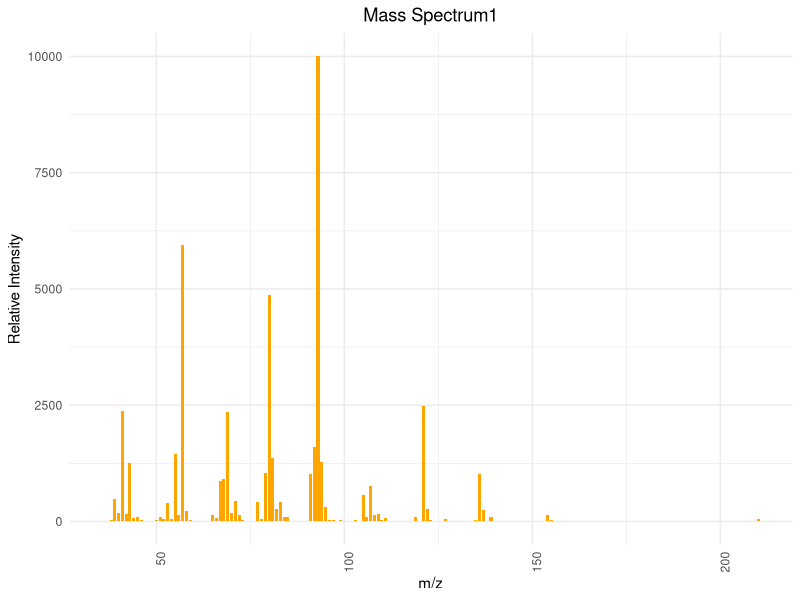
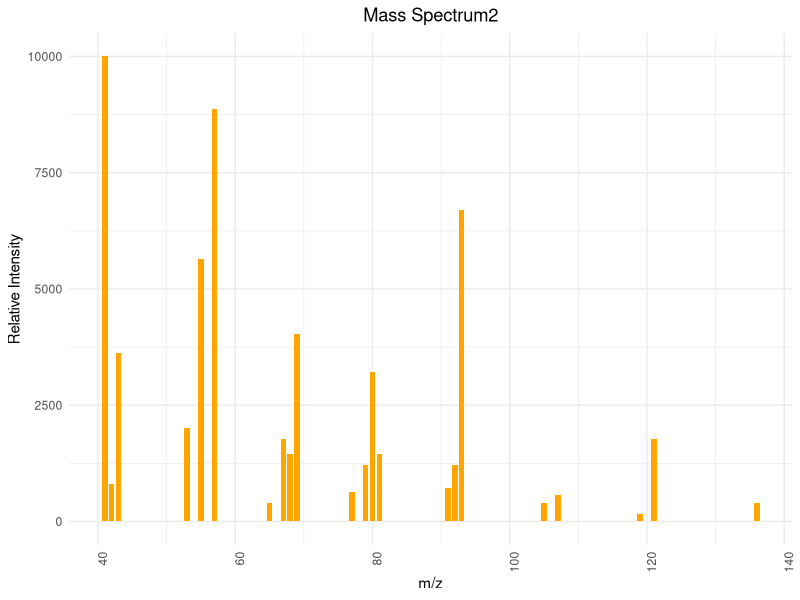
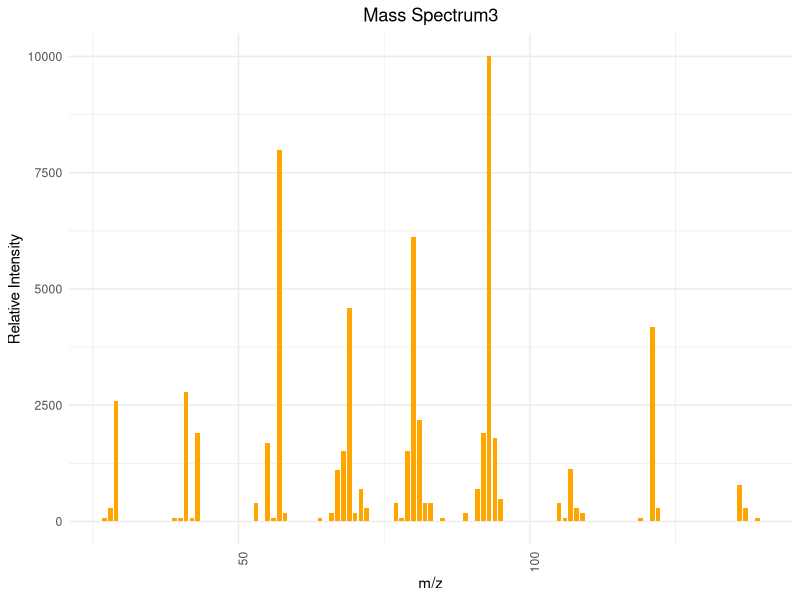
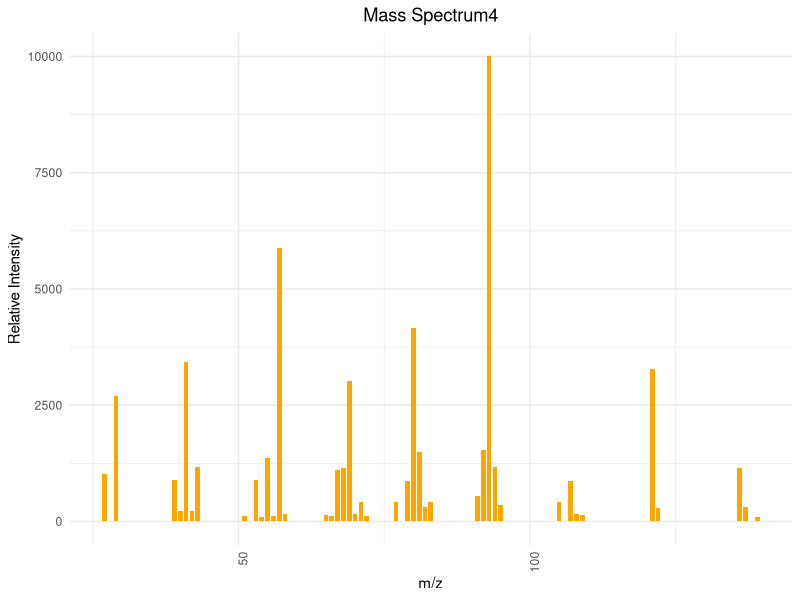

Generate these figures, in order, with R:
## ---- chunk 1
# 安装并加载所需的包
library(ggplot2)

# 图1
mz1 <- c(36, 37, 38, 39, 40, 41, 42, 43, 44, 45, 46, 50, 51, 52, 53, 54, 55, 56, 57, 58, 59, 63, 65, 66, 67, 68, 69, 70, 71, 72, 73, 74, 75, 77, 78, 79, 80, 81, 82, 83, 84, 85, 86, 89, 91, 92, 93, 94, 95, 96, 97, 98, 99, 100, 103, 105, 106, 107, 108, 109, 110, 111, 112, 117, 119, 120, 121, 122, 123, 124, 125, 127, 128, 135, 136, 137, 138, 139, 140, 153, 154, 155, 210)
intensity1 <- c(5, 5, 30, 480, 180, 2380, 170, 1260, 80, 90, 30, 30, 90, 50, 400, 50, 1450, 140, 5950, 220, 30, 20, 130, 70, 860, 920, 2350, 180, 450, 130, 40, 20, 20, 420, 60, 1050, 4870, 1370, 270, 420, 100, 90, 20, 20, 1020, 1610, 9999, 1280, 320, 30, 30, 20, 30, 10, 30, 580, 90, 760, 150, 160, 30, 80, 5, 5, 90, 20, 2490, 260, 30, 5, 10, 60, 20, 30, 1030, 250, 20, 90, 10, 5, 130, 30, 50)

data1 <- data.frame(mz1, intensity1)


ggplot(data1, aes(x=mz1, y=intensity1)) +
  geom_bar(stat="identity", fill="orange", width=0.8) + 
  theme_minimal() + 
  labs(title="Mass Spectrum1",
       x="m/z",
       y="Relative Intensity") + 
  theme(axis.text.x = element_text(angle = 90, hjust = 1), plot.title = element_text(hjust = 0.5))  

# 图2
mz2 <- c(41, 42, 43, 53, 55, 57, 65, 67, 68, 69, 77, 79, 80, 81, 91, 92, 93, 105, 107, 119, 121, 136)
intensity2 <- c(9999, 800, 3620, 2010, 5640, 8870, 400, 1770, 1450, 4030, 640, 1210, 3220, 1450, 720, 1210, 6690, 400, 560, 160, 1770, 400)

data2 <- data.frame(mz2, intensity2)

ggplot(data2, aes(x=mz2, y=intensity2)) +
  geom_bar(stat="identity", fill="orange", width=0.8) + 
  theme_minimal() + 
  labs(title="Mass Spectrum2",
       x="m/z",
       y="Relative Intensity") + 
  theme(axis.text.x = element_text(angle = 90, hjust = 1), plot.title = element_text(hjust = 0.5))  

# 图3
mz3 <- c(27, 28, 29, 39, 40, 41, 42, 43, 53, 55, 56, 57, 58, 64, 66, 67, 68, 69, 70, 71, 72, 77, 78, 79, 80, 81, 82, 83, 85, 89, 91, 92, 93, 94, 95, 105, 106, 107, 108, 109, 119, 121, 122, 136, 137, 139)
intensity3 <- c(70, 280, 2590, 70, 70, 2790, 70, 1910, 390, 1690, 70, 7990, 190, 70, 190, 1110, 1520, 4590, 190, 690, 280, 390, 70, 1510, 6120, 2190, 390, 390, 70, 190, 690, 1910, 9999, 1790, 480, 390, 70, 1120, 280, 190, 70, 4190, 280, 790, 280, 70)

data3 <- data.frame(mz3, intensity3)

ggplot(data3, aes(x=mz3, y=intensity3)) +
  geom_bar(stat="identity", fill="orange", width=0.8) + 
  theme_minimal() + 
  labs(title="Mass Spectrum3",
       x="m/z",
       y="Relative Intensity") + 
  theme(axis.text.x = element_text(angle = 90, hjust = 1), plot.title = element_text(hjust = 0.5)) 

# 图4
mz4 <- c(27, 29, 39, 40, 41, 42, 43, 51, 53, 54, 55, 56, 57, 58, 65, 66, 67, 68, 69, 70, 71, 72, 77, 79, 80, 81, 82, 83, 91, 92, 93, 94, 95, 105, 107, 108, 109, 121, 122, 136, 137, 139)
intensity4 <- c(1030, 2690, 900, 230, 3430, 220, 1170, 110, 900, 100, 1360, 120, 5870, 170, 150, 110, 1100, 1160, 3020, 160, 420, 120, 420, 870, 4160, 1500, 310, 410, 550, 1530, 9999, 1180, 360, 410, 860, 160, 140, 3280, 280, 1140, 320, 100)

data4 <- data.frame(mz4, intensity4)

ggplot(data4, aes(x=mz4, y=intensity4)) +
  geom_bar(stat="identity", fill="orange", width=0.8) + 
  theme_minimal() + 
  labs(title="Mass Spectrum4",
       x="m/z",
       y="Relative Intensity") + 
  theme(axis.text.x = element_text(angle = 90, hjust = 1), plot.title = element_text(hjust = 0.5)) 
